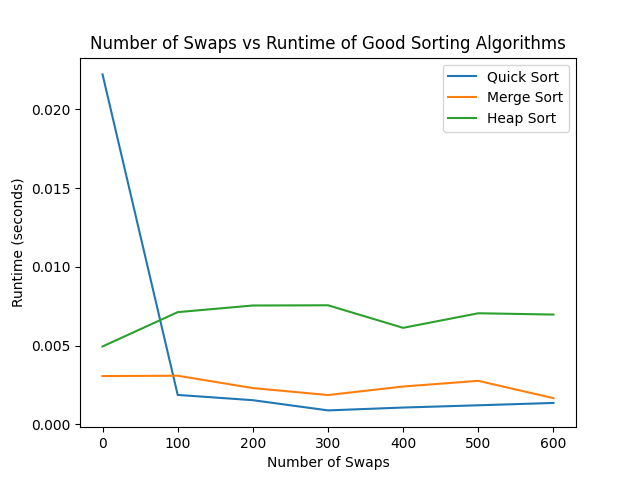

The Python source for this figure:
from good_sorts import quicksort, heapsort, mergesort
import bad_sorts
import matplotlib.pyplot as plt
import timeit
import math
import numpy as np

def test_allSorts(sortType):
    length = 500
    num_swaps = int(length*math.log(length, 10)/2)
    max_value = 100
    average_runs = 25
    
    times = []
    swaps = []

    for i in range(0, num_swaps, 100): #resets timer for each algorithm
        time = 0

        for j in range(average_runs): #running multiple tests for accuracy
            L = bad_sorts.create_near_sorted_list(length, max_value, i)
            start = timeit.default_timer()
            sortType(L)
            end = timeit.default_timer()
            time += (end - start)

        swaps.append(i)
        times.append(time / average_runs)

    return swaps, times

#swaps = x-axis, time = y-axis
swaps1, time1 = test_allSorts(quicksort)
swaps2, time2 = test_allSorts(mergesort)
swaps3, time3 = test_allSorts(heapsort)

swap_quick, time_quick = np.array(swaps1), np.array(time1)
swap_merge, time_merge = np.array(swaps2), np.array(time2)
swap_heap, time_heap = np.array(swaps3), np.array(time3)

#plotting the graph
plt.title("Number of Swaps vs Runtime of Good Sorting Algorithms")
plt.xlabel("Number of Swaps")
plt.ylabel("Runtime (seconds)")

plt.plot(swap_quick, time_quick)
plt.plot(swap_merge, time_merge)
plt.plot(swap_heap, time_heap)
plt.legend(['Quick Sort', 'Merge Sort', 'Heap Sort'])
plt.show()
